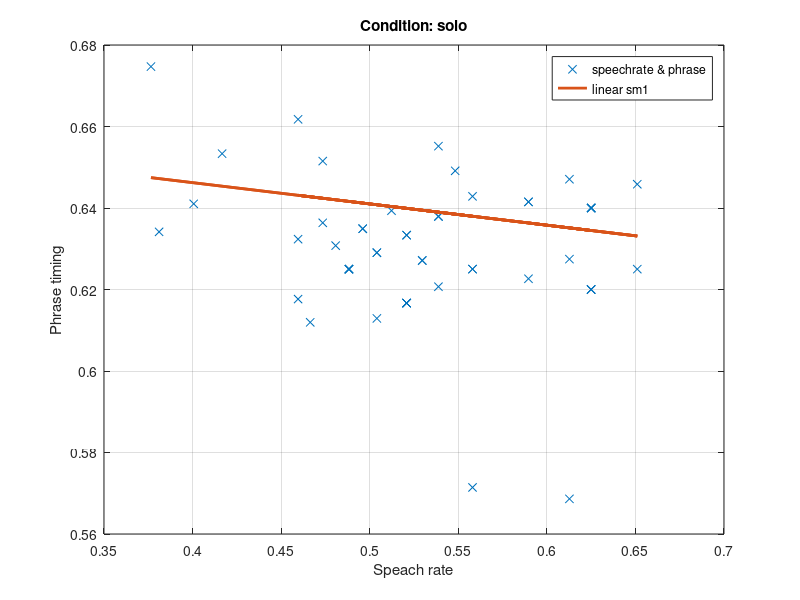
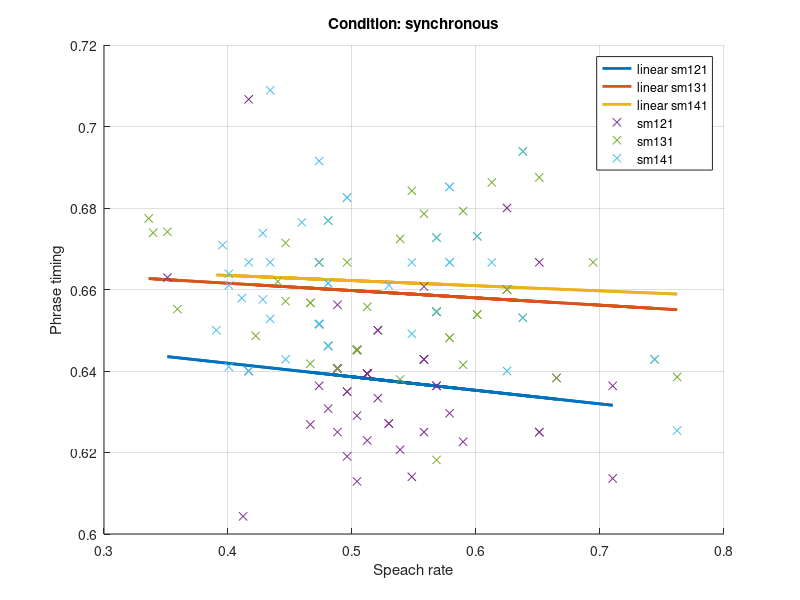

The MATLAB source for these figures, in order:
clc; clear; close all;
sm1Solo=importdata('sm1.txt');

figure(1);
%sm1: points of original data (speechrate & speech timing)
plot(sm1Solo(:,1),sm1Solo(:,2),'x');
hold on
%sm1: the liner regresion result cpatured by "cftool"
PhraseSolo=-0.05219*sm1Solo(:,1)+0.6671;
plot(sm1Solo(:,1),PhraseSolo,'-','Linewidth',2);
grid on
title('Condition: solo');
legend('speechrate & phrase','linear sm1');
xlabel('Speach rate');
ylabel('Phrase timing');

sm121=importdata('sm121.txt');
sm131=importdata('sm131.txt');
sm141=importdata('sm141.txt');

figure(2);
% plot(sm121(:,1),sm121(:,2),'x');
hold on
% sm121: the liner regresion result cpatured by "cftool"
Phrase121=-0.03324*sm121(:,1)+0.6552 ;
plot(sm121(:,1),Phrase121,'-','Linewidth',2);
hold on

% plot(sm131(:,1),sm131(:,2),'x');
hold on
%sm131 the liner regresion result cpatured by "cftool"
Phrase131=-0.01792*sm131(:,1)+0.6687 ;
hold on
plot(sm131(:,1),Phrase131,'-','Linewidth',2);
hold on

% plot(sm141(:,1),sm141(:,2),'x');
hold on
%sm141 the liner regresion result cpatured by "cftool"
Phrase141=-0.01262*sm141(:,1)+0.6685 ;
plot(sm141(:,1),Phrase141,'-','Linewidth',2);

%sm121: points of original data (speechrate & speech timing)
plot(sm121(:,1),sm121(:,2),'x');
%sm131: points of original data (speechrate & speech timing)
plot(sm131(:,1),sm131(:,2),'x');
%sm141: points of original data (speechrate & speech timing)
plot(sm141(:,1),sm141(:,2),'x');

grid on
title('Condition: synchronous');
legend('linear sm121','linear sm131','linear sm141','sm121','sm131','sm141');
xlabel('Speach rate');
ylabel('Phrase timing');


